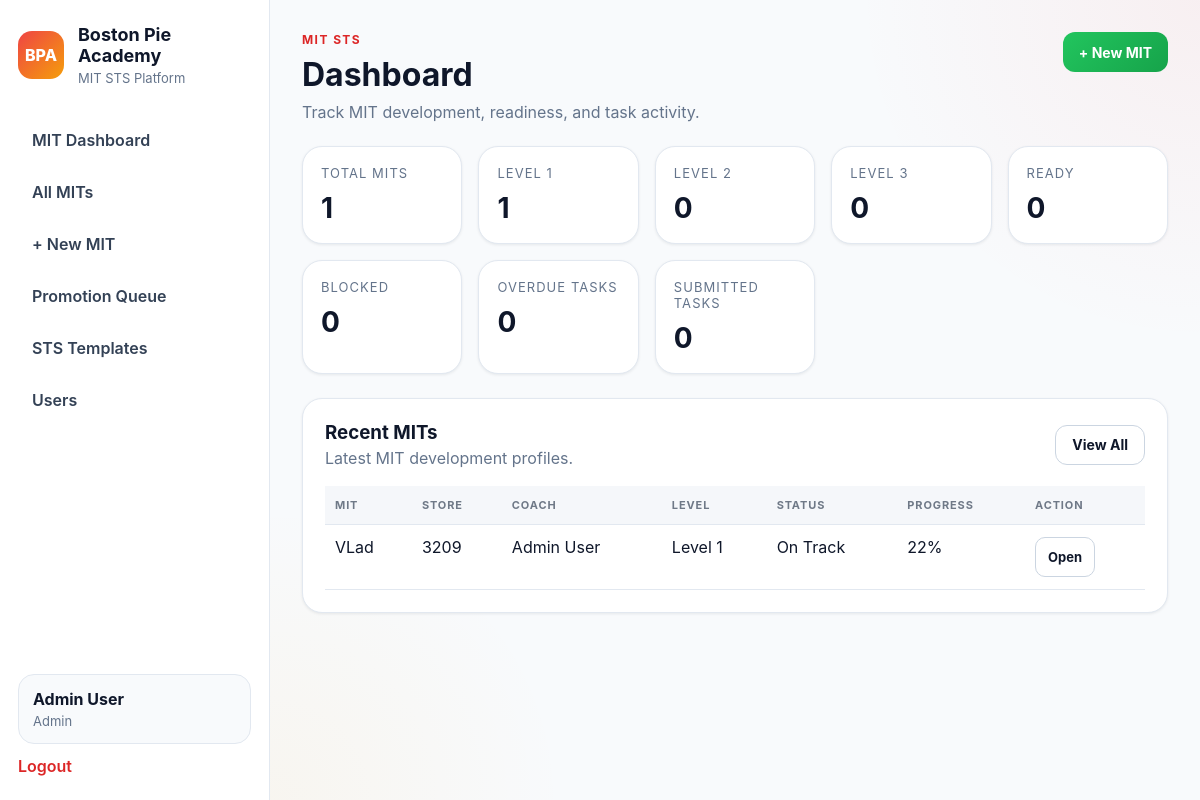
Page /mit-sts/dashboard (signed in) on the earlier database version.
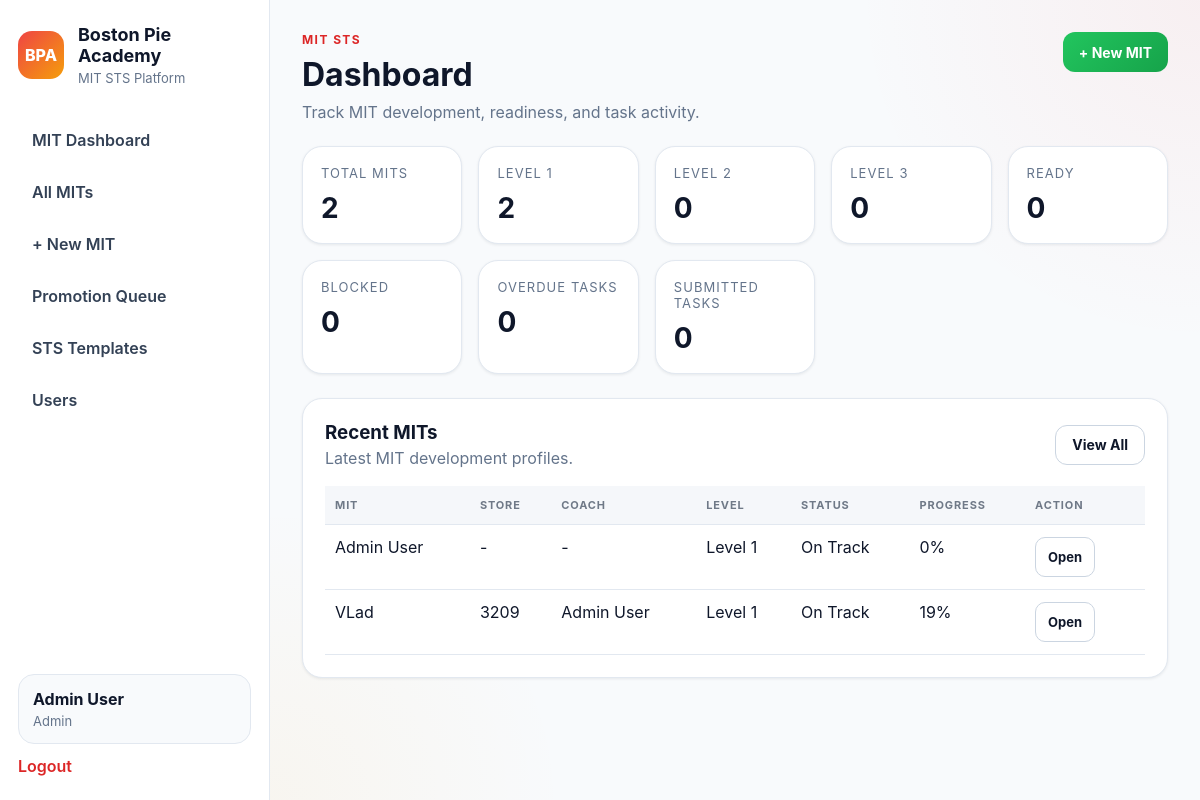
Same page on the later database version.
### app/models.py (models this page shows, shortened)
class MITProfile(db.Model):
    __tablename__ = "mit_profiles"
    id = db.Column(db.Integer, primary_key=True)
    user_id = db.Column(db.Integer, db.ForeignKey("users.id"), nullable=False)
    store_number = db.Column(db.String(20), nullable=True)
    coach_user_id = db.Column(db.Integer, db.ForeignKey("users.id"), nullable=True)
    current_level = db.Column(db.Integer, nullable=False, default=1)
    target_level = db.Column(db.String(20), nullable=False, default="2")
    start_date = db.Column(db.Date, nullable=True)
    sts_status = db.Column(db.String(20), nullable=False, default="on_track")
    last_review_date = db.Column(db.Date, nullable=True)
    next_review_date = db.Column(db.Date, nullable=True)
    notes = db.Column(db.Text, nullable=True)
    created_at = db.Column(db.DateTime, default=datetime.utcnow)
    updated_at = db.Column(db.DateTime, default=datetime.utcnow, onupdate=datetime.utcnow)
    progress_items = db.relationship(
        "MITLevelProgress",
        backref="mit_profile",
        cascade="all, delete-orphan",
        lazy=True
    )
    reviews = db.relationship(
        "MITReview",
        backref="mit_profile",
        cascade="all, delete-orphan",
        lazy=True,
        order_by="MITReview.review_date.desc()"
    )
    action_plans = db.relationship(
        "MITActionPlan",
        backref="mit_profile",
        cascade="all, delete-orphan",
        lazy=True
    )
    promotions = db.relationship(
        "MITPromotion",
        backref="mit_profile",
        cascade="all, delete-orphan",
        lazy=True,
        order_by="MITPromotion.effective_date.desc()"
    )
    tasks = db.relationship(
        "MITTask",
        backref="mit_profile",
        cascade="all, delete-orphan",
        lazy=True,
        order_by="MITTask.created_at.desc()"
    )

class User(UserMixin, db.Model):
    __tablename__ = "users"
    id = db.Column(db.Integer, primary_key=True)
    name = db.Column(db.String(120), nullable=False)
    username = db.Column(db.String(80), unique=True, nullable=False)
    password_hash = db.Column(db.String(255), nullable=False)
    role = db.Column(db.String(50), nullable=False, default="tm")
    store_number = db.Column(db.String(20), nullable=True)
    is_active_user = db.Column(db.Boolean, default=True)
    created_at = db.Column(db.DateTime, default=datetime.utcnow)
    progress_records = db.relationship(
        "LessonProgress",
        backref="user",
        cascade="all, delete-orphan",
        lazy=True
    )
    assignments = db.relationship(
        "TrackAssignment",
        foreign_keys="TrackAssignment.user_id",
        backref="user",
        cascade="all, delete-orphan",
        lazy=True
    )
    assigned_tracks_created = db.relationship(
        "TrackAssignment",
        foreign_keys="TrackAssignment.assigned_by_user_id",
        backref="assigned_by_user",
        lazy=True
    )
    quiz_attempts = db.relationship(
        "QuizAttempt",
        backref="user",
        cascade="all, delete-orphan",
        lazy=True
    )
    mit_profiles = db.relationship(
        "MITProfile",
        foreign_keys="MITProfile.user_id",
        backref="mit_user",
        lazy=True
    )
    coached_mits = db.relationship(
        "MITProfile",
        foreign_keys="MITProfile.coach_user_id",
        backref="coach_user",
        lazy=True
    )
    verified_mit_items = db.relationship(
        "MITLevelProgress",
        foreign_keys="MITLevelProgress.verified_by_user_id",
        backref="verified_by_user",
        lazy=True
    )
    mit_reviews_written = db.relationship(
        "MITReview",
        foreign_keys="MITReview.reviewer_user_id",
        backref="reviewer_user",
        lazy=True
    )
    mit_promotions_approved = db.relationship(
        "MITPromotion",
        foreign_keys="MITPromotion.approved_by_user_id",
        backref="approved_by_user",
        lazy=True
    )
    mit_action_items_owned = db.relationship(
        "MITActionPlanItem",
        foreign_keys="MITActionPlanItem.owner_user_id",
        backref="owner_user",
        lazy=True
    )
    mit_tasks_assigned = db.relationship(
        "MITTask",
        foreign_keys="MITTask.assigned_by_user_id",
        backref="assigned_by_user",
        lazy=True
    )
    @property
    def is_active(self):
        return self.is_active_user

### app/mit_sts/routes.py (the view)
@mit_sts_bp.route("/")
@mit_sts_bp.route("/dashboard")
@login_required
def dashboard():
    if not is_coach():
        return redirect(url_for("mit_sts.my_mit"))
    mits = (
        MITProfile.query
        .join(User, MITProfile.user_id == User.id)
        .filter(User.is_active_user == True)
        .order_by(MITProfile.created_at.desc())
        .all()
    )
    overdue_tasks_count = 0
    submitted_tasks_count = 0
    recent_progress_map = {}
    level_1_count = 0
    level_2_count = 0
    level_3_count = 0
    ready_count = 0
    blocked_count = 0
    for mit in mits:
        if getattr(mit, "current_level", None) == 1:
            level_1_count += 1
        elif getattr(mit, "current_level", None) == 2:
            level_2_count += 1
        elif getattr(mit, "current_level", None) == 3:
            level_3_count += 1
        if getattr(mit, "sts_status", None) == "ready":
            ready_count += 1
        elif getattr(mit, "sts_status", None) == "blocked":
            blocked_count += 1
        _, overdue, submitted = get_task_counts(mit.id)
        overdue_tasks_count += overdue
        submitted_tasks_count += submitted
        current_level = getattr(mit, "current_level", 1) or 1
        recent_progress_map[mit.id] = calculate_level_progress(mit.id, current_level)
    recent_mits = mits[:5]
    return render_template(
        "mit_sts/dashboard.html",
        mits=mits,
        overdue_tasks_count=overdue_tasks_count,
        submitted_tasks_count=submitted_tasks_count,
        total_mits=len(mits),
        ready_count=ready_count,
        blocked_count=blocked_count,
        level_1_count=level_1_count,
        level_2_count=level_2_count,
        level_3_count=level_3_count,
        recent_mits=recent_mits,
        recent_progress_map=recent_progress_map,
        user=current_user,
    )

### app/mit_sts/routes.py (called while the page is built)
def is_coach():
    return current_user.is_authenticated and current_user.role in ["coach", "admin", "training_director"]

def get_task_counts(mit_profile_id):
    tasks = MITTask.query.filter_by(mit_profile_id=mit_profile_id).all()
    today = date.today()
    open_count = 0
    overdue_count = 0
    submitted_count = 0
    for t in tasks:
        if t.status not in ["verified", "cancelled"]:
            open_count += 1
        if t.due_date and t.due_date < today and t.status not in ["verified", "cancelled", "submitted"]:
            overdue_count += 1
        if t.status == "submitted":
            submitted_count += 1
    return open_count, overdue_count, submitted_count

### app/models.py (called while the page is built)
@login_manager.user_loader
def load_user(user_id):
    return User.query.get(int(user_id))

### app/templates/mit_sts/dashboard.html (shortened to what this page needs)
{% extends "base.html" %}
{% block content %}
<div class="page-header">
    <div>
        <p class="eyebrow">MIT STS</p>
        <h2>Dashboard</h2>
        <p class="subtle">Track MIT development, readiness, and task activity.</p>
    </div>
    {% if user.role in ["coach", "admin", "training_director"] %}
    <a href="{{ url_for('mit_sts.new_mit') }}" class="btn btn-primary">
        + New MIT
    </a>
    {% endif %}
</div>
<div class="stats-grid">
    <div class="card stat-card">
        <p class="stat-label">Total MITs</p>
        <h3 class="stat-value">{{ total_mits }}</h3>
    </div>
    <div class="card stat-card">
        <p class="stat-label">Level 1</p>
        <h3 class="stat-value">{{ level_1_count }}</h3>
    </div>
    <div class="card stat-card">
        <p class="stat-label">Level 2</p>
        <h3 class="stat-value">{{ level_2_count }}</h3>
    </div>
    <div class="card stat-card">
        <p class="stat-label">Level 3</p>
        <h3 class="stat-value">{{ level_3_count }}</h3>
    </div>
    <div class="card stat-card">
        <p class="stat-label">Ready</p>
        <h3 class="stat-value">{{ ready_count }}</h3>
    </div>
    <div class="card stat-card">
        <p class="stat-label">Blocked</p>
        <h3 class="stat-value">{{ blocked_count }}</h3>
    </div>
    <div class="card stat-card">
        <p class="stat-label">Overdue Tasks</p>
        <h3 class="stat-value">{{ overdue_tasks_count }}</h3>
    </div>
    <div class="card stat-card">
        <p class="stat-label">Submitted Tasks</p>
        <h3 class="stat-value">{{ submitted_tasks_count }}</h3>
    </div>
</div>
<div class="card" style="margin-top: 24px;">
    <div class="section-header" style="display:flex; justify-content:space-between; align-items:center; gap:12px;">
        <div>
            <h3 style="margin:0;">Recent MITs</h3>
            <p class="subtle" style="margin:4px 0 0 0;">Latest MIT development profiles.</p>
        </div>
        <a href="{{ url_for('mit_sts.list_mits') }}" class="btn btn-secondary">View All</a>
    </div>
    {% if recent_mits %}
    <div class="table-wrap" style="margin-top: 18px;">
        <table class="data-table">
            <thead>
                <tr>
                    <th>MIT</th>
                    <th>Store</th>
                    <th>Coach</th>
                    <th>Level</th>
                    <th>Status</th>
                    <th>Progress</th>
                    <th style="width: 120px;">Action</th>
                </tr>
            </thead>
            <tbody>
                {% for mit in recent_mits %}
                <tr>
                    <td>
                        {% if mit.mit_user %}
                            {{ mit.mit_user.name }}
                        {% else %}
                            MIT #{{ mit.id }}
                        {% endif %}
                    </td>
                    <td>{{ mit.store_number or "-" }}</td>
                    <td>
                        {% if mit.coach_user %}
                            {{ mit.coach_user.name }}
                        {% else %}
                            -
                        {% endif %}
                    </td>
                    <td>Level {{ mit.current_level }}</td>
                    <td>{{ mit.sts_status.replace('_', ' ').title() if mit.sts_status else '-' }}</td>
                    <td>{{ recent_progress_map.get(mit.id, 0) }}%</td>
                    <td>
                        <a href="{{ url_for('mit_sts.view_mit', mit_id=mit.id) }}" class="btn btn-secondary btn-sm">Open</a>
                    </td>
                </tr>
                {% endfor %}
            </tbody>
        </table>
    </div>
    {% endif %}
</div>
{% endblock %}

Differences in the rows shown:
added MITProfile: mit_user.name "Admin User", store_number "-", current_level "1", sts_status.replace "On Track", get "0"
computed for MITProfile "VLad": get "22" → "19"
Other differences:
{{ total_mits }}: "1" → "2"
{{ level_1_count }}: "1" → "2"
